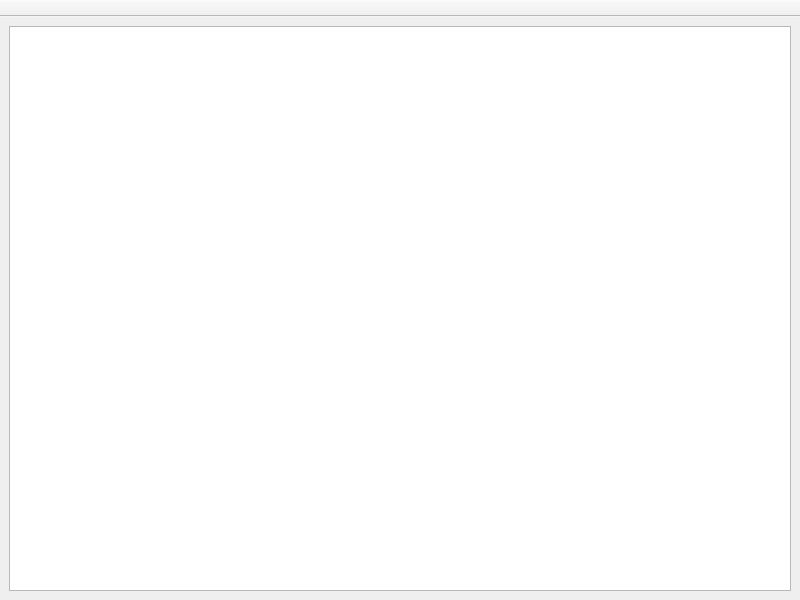
<?xml version="1.0" encoding="UTF-8"?>
<ui version="4.0">
 <class>MainWindow</class>
 <widget class="QMainWindow" name="MainWindow">
  <property name="geometry">
   <rect>
    <x>0</x>
    <y>0</y>
    <width>800</width>
    <height>600</height>
   </rect>
  </property>
  <property name="windowTitle">
   <string>MainWindow</string>
  </property>
  <widget class="QWidget" name="centralwidget">
   <layout class="QVBoxLayout" name="verticalLayout">
    <item>
     <widget class="QStackedWidget" name="stackedWidget">
      <property name="currentIndex">
       <number>0</number>
      </property>
      <widget class="QListWidget" name="listWidget">
       <property name="selectionMode">
        <enum>QAbstractItemView::NoSelection</enum>
       </property>
       <property name="verticalScrollMode">
        <enum>QAbstractItemView::ScrollPerPixel</enum>
       </property>
       <property name="horizontalScrollMode">
        <enum>QAbstractItemView::ScrollPerPixel</enum>
       </property>
       <property name="sortingEnabled">
        <bool>true</bool>
       </property>
      </widget>
     </widget>
    </item>
   </layout>
  </widget>
  <widget class="QMenuBar" name="menubar">
   <property name="geometry">
    <rect>
     <x>0</x>
     <y>0</y>
     <width>800</width>
     <height>22</height>
    </rect>
   </property>
  </widget>
  <widget class="QToolBar" name="toolBar">
   <property name="windowTitle">
    <string>toolBar</string>
   </property>
   <property name="movable">
    <bool>false</bool>
   </property>
   <property name="floatable">
    <bool>false</bool>
   </property>
   <attribute name="toolBarArea">
    <enum>TopToolBarArea</enum>
   </attribute>
   <attribute name="toolBarBreak">
    <bool>false</bool>
   </attribute>
  </widget>
 </widget>
 <resources/>
 <connections/>
</ui>
